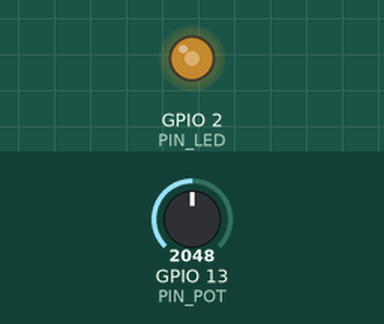
A sketch run on a simulated ESP32. Shown: output pins drawn as LEDs (lit = HIGH). Inputs (shaded band) come from the test bench; at power-on: GPIO 13 (PIN_POT) = 2048.

Above: at 1.2 s.
1.3 s: GPIO 13 (PIN_POT) set to 2866
At 1.8 s:
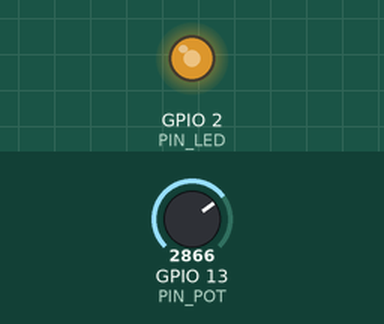
2.8 s: GPIO 13 (PIN_POT) set to 3603
At 4.0 s:
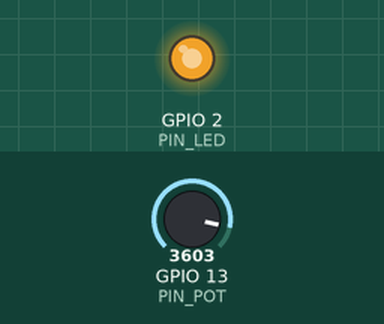
4.3 s: GPIO 13 (PIN_POT) set to 491
At 5.3 s:
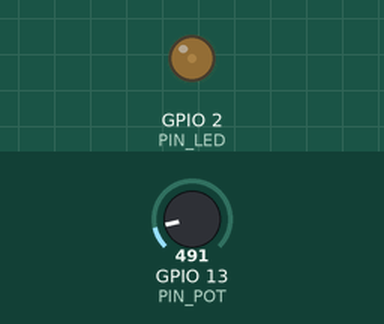
5.8 s: GPIO 13 (PIN_POT) set to 0
At 6.5 s:
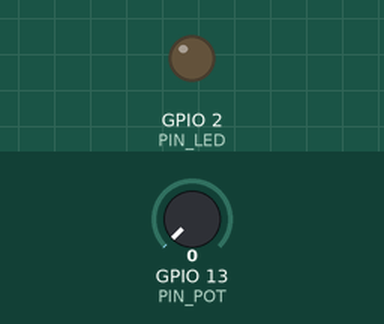
7.3 s: GPIO 13 (PIN_POT) set to 2047
At 7.6 s:
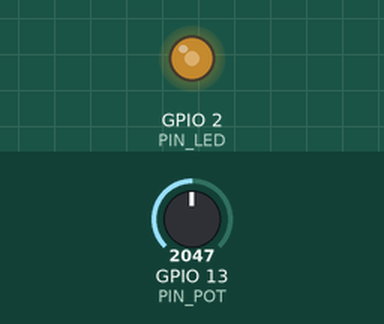
Timing chart, 0 to 9.8 s (numbered marks = the images above; inputs shaded):
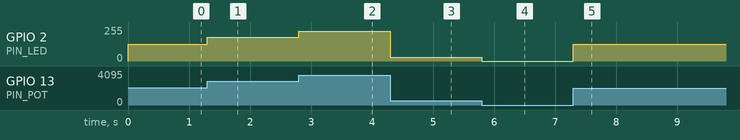

The sketch:

FadeLedSensors_A.ino
```cpp
/* Use Map function to scale sensor reading

The analogWrite() function expects a value between 0 and 255. If you give it a value outside this range the value with 'wrap', i.e. writing analogWrite(260) would output as analogWrite(4) and analogWrite(-10) would output as analogWrite(246). Generally speaking, we want to prevent this wrapping from occurring. There are two ways to do this. The first is to use the map() Links to an external site.function to scale the sensor reading to match the output.
*/
#define PIN_LED 2 //define the led pin
#define CHN 0 //define the pwm channel
#define FRQ 1000 //define the pwm frequency
#define PWM_BIT 8 //define the pwm precision
#define PIN_POT 13 // define potentiometer pin

void setup() {
   ledcSetup(CHN, FRQ, PWM_BIT); //setup pwm channel
   ledcAttachPin(PIN_LED, CHN); //attach the led pin to pwm channel }

}

void loop() {

 int reading = analogRead(PIN_POT);
 reading = map(reading,0,4095,0, 255);
 ledcWrite(CHN, reading);

}
```

Measured:
- after the input at 1.3 s, GPIO 2 (PIN_LED): 127/255 → 177/255 at once
- after the input at 2.8 s, GPIO 2 (PIN_LED): 177/255 → 223/255 at once
- after the input at 4.3 s, GPIO 2 (PIN_LED): 223/255 → 30/255 at once
- after the input at 5.8 s, GPIO 2 (PIN_LED): 30/255 → 0/255 at once
- after the input at 7.3 s, GPIO 2 (PIN_LED): 0/255 → 127/255 at once
